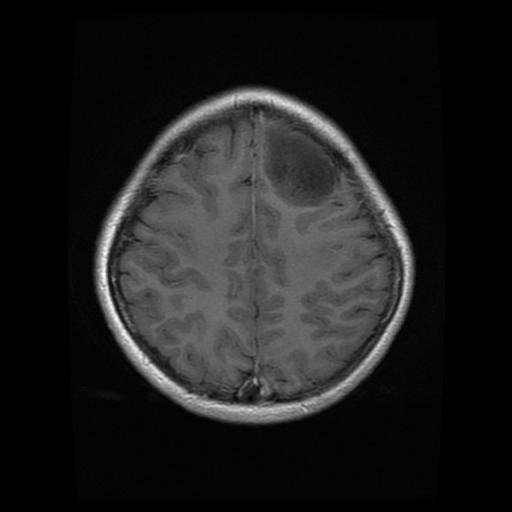
#> input picture BrainTumorData/Testing/Glioma/Te-glTr_0005.jpg, 512 x 512 px, given as the content of the folder ../BrainTumorData/Training, which was not available
$ jupyter execute --allow-errors Data-Wrangling-and-EDA-BrainTumorClassification.ipynb   (older library calls are emulated)   (text cells are left out)
#> lines starting #> are read from the running program, lines starting #| are printed output that depends on the picture; pictures that were not available may be replaced by others from this repository, and a replacement may not be noted
[cell 1]
import os, sys
import cv2
import PIL
import numpy as np
from tensorflow.keras.preprocessing import image
import matplotlib.pyplot as plt
import seaborn as sns
from PIL import Image, ImageOps
import scipy.ndimage as ndi
from skimage import color
from skimage.filters import gaussian

[cell 2]
# Data directories
data_path = "../BrainTumorData/"
os.listdir(data_path)

[cell 3]
# Training subfolders
os.listdir(data_path+'Training')

[cell 4]
# Validation subfolders
os.listdir(data_path+'Validation')

[cell 5]
# Testing subfolders
os.listdir(data_path+'Testing')

[cell 6]
# Training Directories
glioma_path_tr = "../BrainTumorData/Training/Glioma/"
notumor_path_tr = "../BrainTumorData/Training/NoTumor/"
pituitary_path_tr = "../BrainTumorData/Training/Pituitary/"
meningioma_path_tr = "../BrainTumorData/Training/Meningioma/"

training_paths = [glioma_path_tr, pituitary_path_tr, meningioma_path_tr, notumor_path_tr]

[cell 7]
# Validation Directories
glioma_path_ve = "../BrainTumorData/Validation/Glioma/"
notumor_path_ve = "../BrainTumorData/Validation/NoTumor/"
pituitary_path_ve = "../BrainTumorData/Validation/Pituitary/"
meningioma_path_ve = "../BrainTumorData/Validation/Meningioma/"

validation_paths = [glioma_path_ve, pituitary_path_ve, meningioma_path_ve, notumor_path_ve]

[cell 8]
# Test Directories
glioma_path_te = "../BrainTumorData/Testing/Glioma/"
notumor_path_te = "../BrainTumorData/Testing/NoTumor/"
pituitary_path_te = "../BrainTumorData/Testing/Pituitary/"
meningioma_path_te = "../BrainTumorData/Testing/Meningioma/"

test_paths = [glioma_path_te, pituitary_path_te, meningioma_path_te, notumor_path_te]

[cell 9]
# Checking Image File Format other than [.jpg] for Training Set
count = 0
for path in training_paths:
    list_images = os.listdir(path)
    for i in list_images:
        if i.split('.')[-1] != 'jpg':
            count += 1
            # print('Other Format Found')
        else:
            continue
#> pass 3 of the loop `for path in training_paths:`:
#> the loop made 4 passes; the first 3 are shown
print(f'Other Than [.jpg]: {count}')

[cell 10]
# Checking Image File Format other than [.jpg] for Validation Set
count = 0
for path in validation_paths:
    list_images = os.listdir(path)
    for i in list_images:
        if i.split('.')[-1] != 'jpg':
            count += 1
            #print('Other Format Found')
        else:
            continue
#> pass 3 of the loop `for path in validation_paths:`:
#> the loop made 4 passes; the first 3 are shown
print(f'Other Than [.jpg]: {count}')

[cell 11]
# Checking Image File Format other than [.jpg] for Testing Set
count = 0
for path in test_paths:
    list_images = os.listdir(path)
    for i in list_images:
        if i.split('.')[-1] != 'jpg':
            count += 1
            #print('Other Format Found')
        else:
            continue
#> pass 3 of the loop `for path in test_paths:`:
#> the loop made 4 passes; the first 3 are shown
#> further down, array is the input picture: shape (512, 512, 3); min 0, max 255, mean 29.6
print(f'Other Than [.jpg]: {count}')

#> (a cell that did not finish here is left out)

[cell 13]
# Inspecting the size, shape, and data-type of a single image
plt.figure(figsize=(6,6))
image_array = plt.imread("../BrainTumorData/Training/Glioma/Tr-gl_0021.jpg")
plt.imshow(image_array)
plt.show()
print(f"Size :{image_array.size} \nShape: {image_array.shape} \nData Type: {image_array.dtype}")
#| Size :786432
#| Shape: (512, 512, 3)
#| Data Type: uint8

[cell 14]
# Inspecting the different channels of the RGB image
red_channel = image_array[:,:,0]
green_channel = image_array[:,:,1]
blue_channel = image_array[:,:,2]
fig, ax = plt.subplots(ncols=3, nrows=1, figsize=(12,4))
ax[0].imshow(red_channel)
ax[0].set_title('Red Channel')
ax[1].imshow(green_channel)
ax[1].set_title('Green Channel')
ax[2].imshow(blue_channel)
ax[2].set_title('Blue Channel')
plt.show()
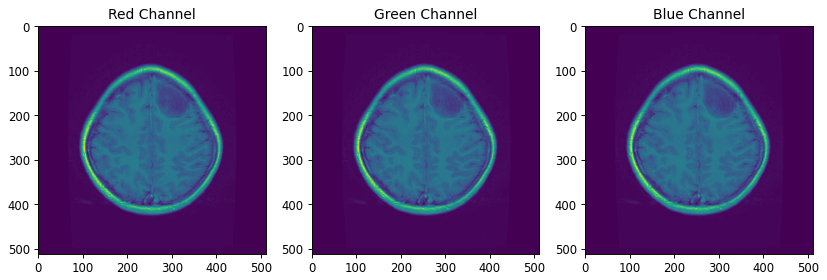
#> figure drawn by matplotlib, 3 panels
fig.tight_layout()

[cell 15]
# Inspecting the green channel of the RGB Image using scipy.ndimage
plt.figure(figsize=(12,8))
hist = ndi.histogram(green_channel, min=0, max=255, bins=256)
plt.plot(hist)
plt.show()
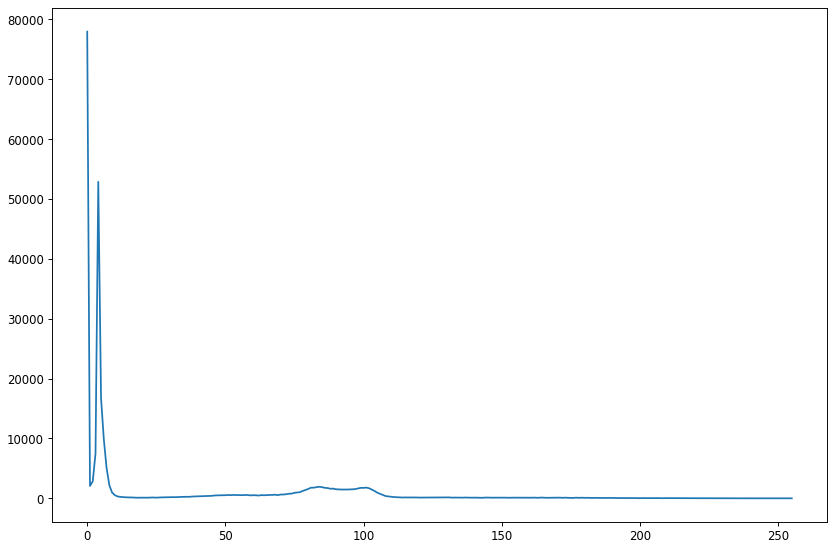
#> figure drawn by matplotlib, 1 panel; curve peaks at x = 0, y = 77900

[cell 16]
# Visualizing the histogram red channel of the RGB image using matplotlib.pyplot
plt.figure(figsize=(12,8))
plt.hist(red_channel.ravel(), bins=256)
plt.show()
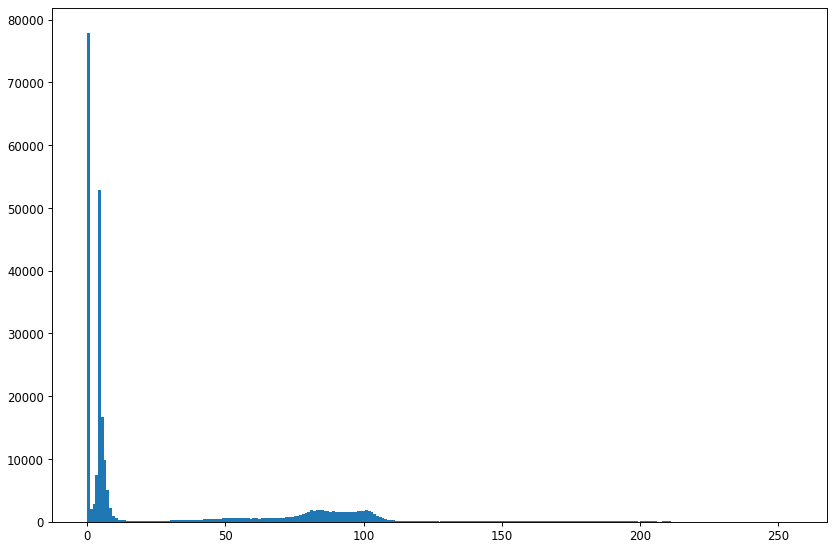
#> figure drawn by matplotlib, 1 panel; tallest bar 77900 high, from x = 0 to 0.996

[cell 17]
# The gray scale of the RGB images
plt.figure(figsize=(6,6))
gray_image = color.rgb2gray(image_array)
print("Shape:", gray_image.shape)
#| Shape: (512, 512)
plt.imshow(gray_image)

[cell 18]
# Reducing Sharpness using filter
gaussian_image = gaussian(gray_image, multichannel=True)

# Show original and resulting image to compare
fig, ax = plt.subplots(1,2, figsize=(12,8))
ax[0].imshow(gray_image)
ax[0].set_title('Original')
ax[1].imshow(gaussian_image)
ax[1].set_title('Reduced sharpness')
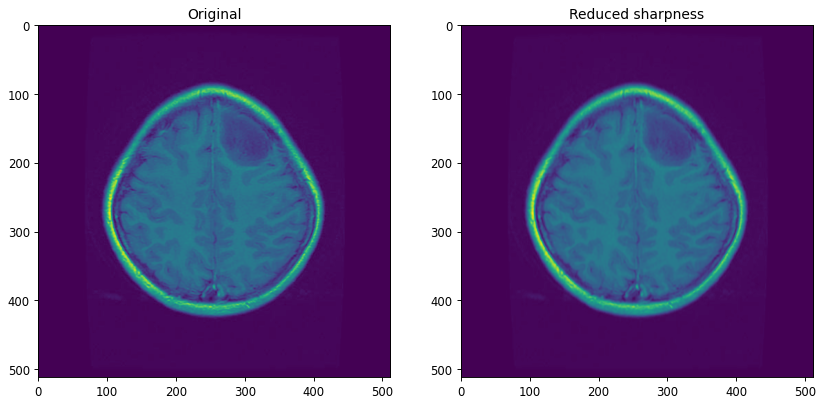
#> figure drawn by matplotlib, 2 panels

[cell 19]
# Smooth "im" with Gaussian filters
im_s1 = ndi.gaussian_filter(gray_image, sigma=1)
im_s3 = ndi.gaussian_filter(gray_image, sigma=3)

# Draw bone masks of each image
fig, axes = plt.subplots(1,3, figsize=(15,10))
axes[0].imshow(gray_image)
axes[0].set_title("Original Image")
axes[1].imshow(im_s1)
axes[1].set_title("Sharpen Image: sigma=1")
axes[2].imshow(im_s3)
axes[2].set_title("Sharpen Image: sigma=3")
plt.show()

[cell 20]
# Trying to manually segment and visualize the tumor area inside the head
plt.figure(figsize=(6,6))
# plt.imshow(gray>0.37)
# plt.imshow(array)
plt.imshow(image_array[:,:,0]>90)
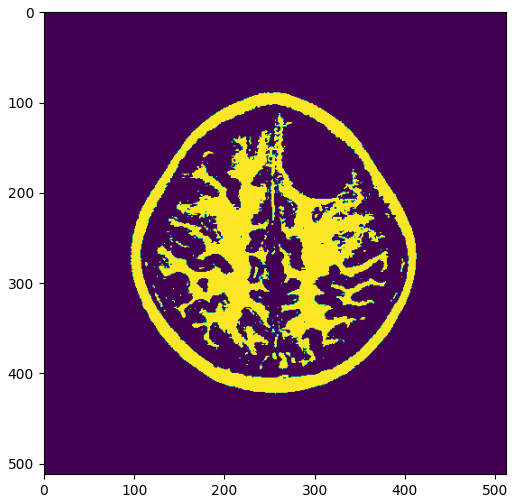
#> figure drawn by matplotlib, 1 panel

[cell 21]
# Checking for Gray Scale images in training datasets
train_count = 0
gray_count = 0
for path in training_paths:
    for img_name in os.listdir(path):
        img_array = cv2.imread(os.path.join(path, img_name))
        try:
            channel = img_array.shape[2]
#> channel = 3
#> pass 3 of the loop `for path in training_paths:`:
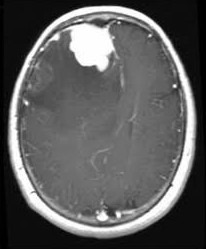
#> input picture BrainTumorData/Testing/Meningioma/Te-meTr_0008.jpg, 206 x 249 px, given as the content of the folder ../BrainTumorData/Training, which was not available
#> img_array is the input picture: shape (249, 206, 3); min 0, max 255, mean 92.5
#> the loop made 4 passes; the first 3 are shown
            if channel != 3:
                gray_count += 1
            else:
                train_count += 1
        except:
            pass
print(f"Total Grayscale Images: {gray_count}")
print(f'Total Training Images: {train_count}')

[cell 22]
# Checking for Gray Scale images in validation datasets
validation_count = 0
#> validation_count = 0
gray_count = 0

for path in validation_paths:
    for img_name in os.listdir(path):
        img_array = cv2.imread(os.path.join(path, img_name))
        try:
            channel = img_array.shape[2]
            if channel != 3:
                gray_count += 1
            else:
                validation_count += 1
#> validation_count = 1
#> pass 3 of the loop `for path in validation_paths:`:
#> the loop made 4 passes; the first 3 are shown
        except:
            pass

print(f"Total Grayscale Images: {gray_count}")
print(f'Total Validation Images: {validation_count}')

[cell 23]
# Checking for Gray Scale images in testing datasets
test_count = 0
#> test_count = 0
gray_count = 0

for path in test_paths:
    for img_name in os.listdir(path):
        img_array = cv2.imread(os.path.join(path, img_name))
        try:
            channel = img_array.shape[2]
            if channel != 3:
                gray_count += 1
            else:
                test_count += 1
#> test_count = 1
#> pass 3 of the loop `for path in test_paths:`:
#> the loop made 4 passes; the first 3 are shown
        except:
            pass

print(f"Grayscale Images Found: {gray_count}")
print(f'Total Test Images: {test_count}')

[cell 24]
plt.figure(figsize=(9,6))
dataset = ['Training_Set', 'Validation_Set', 'Test_Set']
count = [train_count, validation_count, test_count]
plt.bar(dataset, count)
plt.title('Dataset Summary')
plt.savefig("../Figures/dataset_summary", dpi=95)
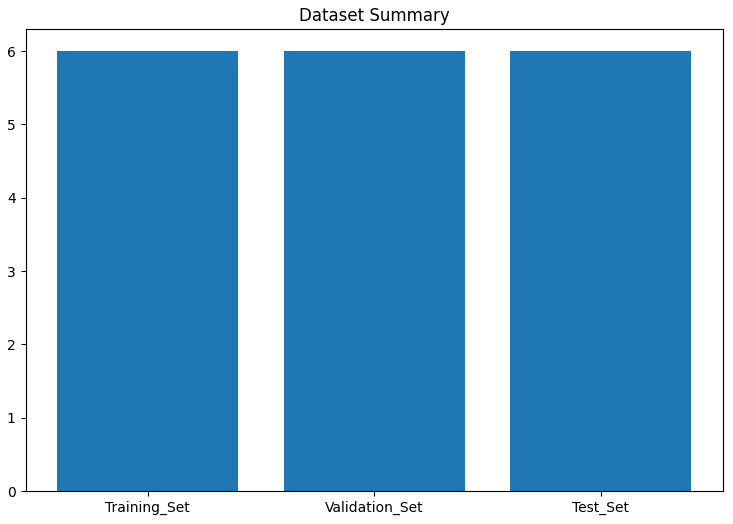
#> figure drawn by matplotlib, 1 panel
plt.show()

[cell 25]
# Checking the image shape of each training subfolders before cropping and resizing

base_HW = 512
min_height = 512
min_width = 512
max_height = 512
max_width = 512
count = 0

for path in training_paths:

    for img_name in os.listdir(path):
        img_array = cv2.imread(os.path.join(path, img_name))
        height, width, channel = img_array.shape
#> height = 512; width = 512
#> pass 3 of the loop `for path in training_paths:`:
#> the loop made 4 passes; the first 3 are shown

        if (height == base_HW) and (width == base_HW) and (channel == 3):
            continue

        elif ((height < base_HW) or (width < base_HW)) and ((height < min_height) or (width < min_width)):
            # print(f"{os.path.join(path, img_name)}")
            min_height = height
            min_width = width
            count += 1

        elif ((height > base_HW) or (width > base_HW)) and ((height > max_height) or (width > max_width)):
            # print(f"{os.path.join(path, img_name)}")
            max_height = height
            max_width = width
            count += 1

print(f"\nDifferent Shape Count: {count} \nMin Height: {min_height}, Min Width: {min_width} \
      \nMax Height: {max_height}, Max Width {max_width}")

[cell 26]
# Checking the image shape of each validation subfolders before cropping and resizing

base_HW = 512
#> base_HW = 512
min_height = 512
min_width = 512
max_height = 512
max_width = 512
count = 0

for path in validation_paths:

    for img_name in os.listdir(path):
        img_array = cv2.imread(os.path.join(path, img_name))
        height, width, channel = img_array.shape
#> height = 512; width = 512
#> pass 3 of the loop `for path in validation_paths:`:
#> the loop made 4 passes; the first 3 are shown

        if (height == base_HW) and (width == base_HW) and (channel == 3):
            continue

        elif ((height < base_HW) or (width < base_HW)) and ((height < min_height) or (width < min_width)):
            # print(f"{os.path.join(path, img_name)}")
            min_height = height
            min_width = width
            count += 1

        elif ((height > base_HW) or (width > base_HW)) and ((height > max_height) or (width > max_width)):
            # print(f"{os.path.join(path, img_name)}")
            max_height = height
            max_width = width
            count += 1

print(f"\nDifferent Shape Count: {count} \nMin Height: {min_height}, Min Width: {min_width} \
      \nMax Height: {max_height}, Max Width {max_width}")

[cell 27]
# Checking the image shape of each testing subfolders before cropping and resizing

base_hw = 512
#> base_hw = 512
min_height = 512
min_width = 512
max_height = 512
max_width = 512
count = 0

for path in test_paths:

    for img_name in os.listdir(path):
        img_array = cv2.imread(os.path.join(path, img_name))
        height, width, channel = img_array.shape
#> height = 512; width = 512
#> pass 3 of the loop `for path in test_paths:`:
#> the loop made 4 passes; the first 3 are shown

        if (height == base_hw) and (width == base_hw) and (channel == 3):
            continue

        elif ((height < base_HW) or (width < base_HW)) and ((height < min_height) or (width < min_width)):
            # print(f"{os.path.join(path, img_name)}")
            min_height = height
            min_width = width
            count += 1

        elif ((height > base_HW) or (width > base_HW)) and ((height > max_height) or (width > max_width)):
            # print(f"{os.path.join(path, img_name)}")
            max_height = height
            max_width = width
            count += 1

print(f"\nDifferent Shape Count: {count} \nMin Height: {min_height}, Min Width: {min_width} \
      \nMax Height: {max_height}, Max Width {max_width}")

[cell 28]
# New Training Directories
new_glioma_path_tr = "../BrainTumorDataClean/Training/Glioma/"
#> new_glioma_path_tr = '../BrainTumorDataClean/Training/Glioma/'
new_notumor_path_tr = "../BrainTumorDataClean/Training/NoTumor/"
new_pituitary_path_tr = "../BrainTumorDataClean/Training/Pituitary/"
new_meningioma_path_tr = "../BrainTumorDataClean/Training/Meningioma/"

new_training_paths = [new_glioma_path_tr, new_pituitary_path_tr, new_meningioma_path_tr, new_notumor_path_tr]

# New Validation Directories
new_glioma_path_ve = "../BrainTumorDataClean/Validation/Glioma/"
new_notumor_path_ve = "../BrainTumorDataClean/Validation/NoTumor/"
new_pituitary_path_ve = "../BrainTumorDataClean/Validation/Pituitary/"
new_meningioma_path_ve = "../BrainTumorDataClean/Validation/Meningioma/"

new_validation_paths = [new_glioma_path_ve, new_pituitary_path_ve, new_meningioma_path_ve, new_notumor_path_ve]

# New Test Directories
new_glioma_path_te = "../BrainTumorDataClean/Testing/Glioma/"
new_notumor_path_te = "../BrainTumorDataClean/Testing/NoTumor/"
new_pituitary_path_te = "../BrainTumorDataClean/Testing/Pituitary/"
new_meningioma_path_te = "../BrainTumorDataClean/Testing/Meningioma/"

new_test_paths = [new_glioma_path_te, new_pituitary_path_te, new_meningioma_path_te, new_notumor_path_te]

[cell 29]
# Set Image Size for Resizing
image_size = 128

[cell 30]
# Training dataset
# rgb to gray conversion
# resizing into (img_size, img_size)

for path, new_path in zip(training_paths, new_training_paths):

    for img_name in os.listdir(path):

        if os.path.isfile(path+img_name):

            old_dir = path+img_name
            new_dir = new_path+img_name
            img = Image.open(old_dir)

            try:
                img_gray = ImageOps.grayscale(img)
                resized_gray = img_gray.resize((image_size,image_size), PIL.Image.ANTIALIAS)
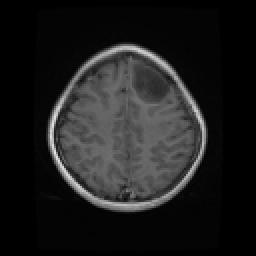
#> resized_gray: PIL image 128x128 L (shown 2 times larger); min 0, max 228, mean 29.6
#> pass 3 of the loop `for path, new_path in zip(training_paths, new_training_paths):`:
#> `resized_gray = img_gray.resize((image_size,image_size), PIL.Image.ANTI..`:
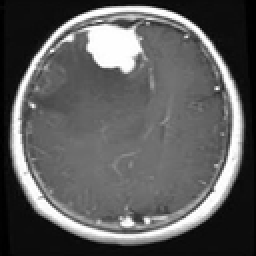
#> resized_gray: PIL image 128x128 L (shown 2 times larger); min 0, max 255, mean 92.4
#> the loop made 4 passes; the first 3 are shown
#> pass 3 of the loop `for path, new_path in zip(validation_paths, new_validation_paths):`:
#> the loop made 4 passes; the first 3 are shown
#> pass 3 of the loop `for path, new_path in zip(test_paths, new_test_paths):`:
#> the loop made 4 passes; the first 3 are shown
#> `list_images = os.listdir(path)`: list_images = ['Te-glTr_0005.jpg', 'Te-gl_0095.jpg', 'Te-gl_0254.jpg']
                resized_gray.save(new_dir, quality=95)
            except ValueError:
                print("There is something wrong")

[cell 31]
# Validation dataset
# rgb to gray conversion
# resizing into (img_size, img_size)

for path, new_path in zip(validation_paths, new_validation_paths):

    for img_name in os.listdir(path):

        if os.path.isfile(path+img_name):

            old_dir = path+img_name
            new_dir = new_path+img_name
            img = Image.open(old_dir)

            try:
                img_gray = ImageOps.grayscale(img)
                resized_gray = img_gray.resize((image_size,image_size), PIL.Image.ANTIALIAS)
                resized_gray.save(new_dir, quality=95)
            except ValueError:
                print("There is something wrong")

[cell 32]
# test dataset
# rgb to gray conversion
# resizing into (img_size, img_size)

for path, new_path in zip(test_paths, new_test_paths):

    for img_name in os.listdir(path):

        if os.path.isfile(path+img_name):

            old_dir = path+img_name
            new_dir = new_path+img_name
            img = Image.open(old_dir)

            try:
                img_gray = ImageOps.grayscale(img)
                resized_gray = img_gray.resize((image_size,image_size), PIL.Image.ANTIALIAS)
                resized_gray.save(new_dir, quality=95)
            except ValueError:
                print("There is something wrong")

#> (a cell that did not finish here is left out)
